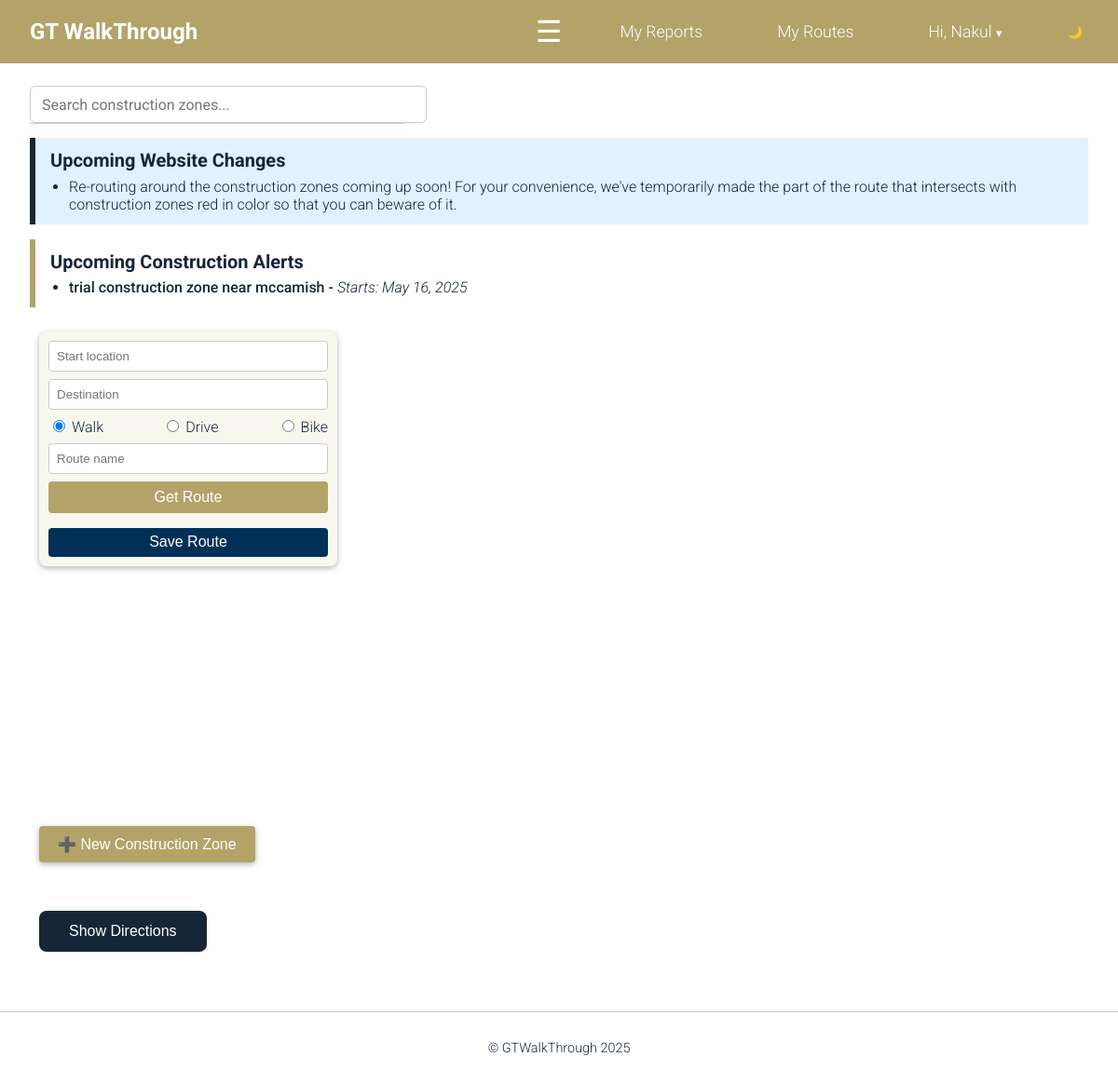
The page / (signed in) on the database its author committed.
### gtwt_app/models.py (models this page shows, shortened)
class ConstructionZone(models.Model):
    description = models.TextField()
    start_date = models.DateField()
    end_date = models.DateField()
    coordinates = models.JSONField()
    created_at = models.DateTimeField(auto_now_add=True)
    submitted_by = models.ForeignKey(User, on_delete=models.CASCADE, null=True, blank=True)
    is_verified = models.BooleanField(default=False)
    color = models.CharField(max_length=7, default=generate_random_color)

### gtwt_app/views.py (the view)
# urls.py: path('', views.home, name='home'),
def home(request):
    if request.user.is_authenticated:
        today = date.today()
        upcoming_zones = (
            ConstructionZone.objects
            .filter(start_date__gt=today)
            .order_by('start_date')[:3]
        )
        zone_names = list(ConstructionZone.objects.values_list('description', flat=True))
        return render(request, 'home.html', {
            'upcoming_zones': upcoming_zones,
            'google_maps_api_key': settings.GOOGLE_MAPS_API_KEY,
            'zone_names_json': json.dumps(zone_names, cls=DjangoJSONEncoder)
        })
    else:
        return render(request, 'about.html')

### gtwt_app/templates/home.html (shortened to what this page needs)
{% extends "base.html" %} {% load static %} {% block content %}
<div class="search-container">
  <input
    type="text"
    id="zone-search"
    placeholder="Search construction zones..."
  />
  <ul id="search-results" class="dropdown-list"></ul>
</div>
{% if upcoming_zones %}
<section
  class="announcement-banner"
  style="background-color: #e0f2ff; border-left: 6px solid #162639"
>
  <h3>Upcoming Website Changes</h3>
  <ul class="alert-list">
    <li>
      Re-routing around the construction zones coming up soon! For your
      convenience, we've temporarily made the part of the route that intersects
      with construction zones red in color so that you can beware of it.
    </li>
  </ul>
</section>
<section class="announcement-banner">
  <h3>Upcoming Construction Alerts</h3>
  <ul class="alert-list">
    {% for zone in upcoming_zones %}
    <li>
      <span class="alert-desc">
        {{ zone.description|truncatechars:60 }} -
      </span>
      <span class="alert-date">
        Starts: {{ zone.start_date|date:"M j, Y" }}
      </span>
    </li>
    {% endfor %}
  </ul>
</section>
{% endif %}
<div
  style="position: relative; width: 100%; height: 600px; margin-bottom: 2rem"
>
  <div
    style="
      position: absolute;
      top: 10px;
      left: 10px;
      z-index: 5;
      background: #f8f7ef;
      border-radius: 8px;
      padding: 10px;
      box-shadow: 0 2px 6px rgba(0, 0, 0, 0.3);
      display: flex;
      flex-direction: column;
      gap: 0.5rem;
      width: 300px;
    "
  >
    <input
      id="start"
      type="text"
      placeholder="Start location"
      style="padding: 0.5rem; border-radius: 4px; border: 1px solid #ccc"
    />
    <input
      id="end"
      type="text"
      placeholder="Destination"
      style="padding: 0.5rem; border-radius: 4px; border: 1px solid #ccc"
    />
    <div style="display: flex; justify-content: space-between">
      <label
        ><input type="radio" name="mode" value="WALKING" checked /> Walk</label
      >
      <label><input type="radio" name="mode" value="DRIVING" /> Drive</label>
      <label><input type="radio" name="mode" value="BICYCLING" /> Bike</label>
    </div>
    <input
      id="route-name"
      type="text"
      placeholder="Route name"
      style="padding: 0.5rem; border-radius: 4px; border: 1px solid #ccc"
    />
    <button
      onclick="calculateRoute()"
      style="
        padding: 0.5rem;
        background-color: #b3a369;
        color: white;
        border: none;
        border-radius: 4px;
        cursor: pointer;
        font-size: 16px;
      "
    >
      Get Route
    </button>
    <button
      id="save-route-btn"
      style="
        margin-top: 0rem;
        padding: 0.4rem 0.8rem;
        background: #003057;
        color: white;
        border: none;
        border-radius: 4px;
        cursor: pointer;
        font-size: 16px;
      "
    >
      Save Route
    </button>
  </div>
  <div id="map" style="width: 100%; height: 100%"></div>
  <button
    id="startDrawingBtn"
    style="
      position: absolute;
      bottom: 20px;
      left: 10px;
      z-index: 1000;
      background-color: #b3a369;
      color: white;
      border: none;
      padding: 10px 20px;
      font-size: 16px;
      border-radius: 4px;
      box-shadow: 0 2px 6px rgba(0, 0, 0, 0.3);
      cursor: pointer;
    "
  >
    ➕ New Construction Zone
  </button>
</div>
<div style="margin-top: 2rem; text-align: left">
  <button
    onclick="toggleSteps()"
    style="
      background: var(--clr-GT-blue);
      color: white;
      border: none;
      padding: 0.8rem 2rem;
      font-size: 16px;
      border-radius: 8px;
      cursor: pointer;
      transition: background-color 0.3s, transform 0.2s;
      margin-left: 10px; /* slight indent */
    "
    onmouseover="this.style.backgroundColor='#0e1c2a'; this.style.transform='scale(1.05)';"
    onmouseout="this.style.backgroundColor='var(--clr-GT-blue)'; this.style.transform='scale(1)';"
  >
    Show Directions
  </button>
</div>
{% endblock %}

### gtwt_app/templates/base.html (shortened to what this page needs)
<!DOCTYPE html>
<html lang="en">
  <head>
    {% load static %}
    <link rel="stylesheet" href="{% static 'css/style.css' %}" />
  </head>
  <body>
    <header>
      <nav class="navbar">
        <div style="display: flex; align-items: center; gap: 0.5rem">
          <a
            href="{% url 'home' %}"
            class="navbar-brand"
            style="
              color: white;
              text-decoration: none;
              font-weight: bold;
              font-size: 1.5rem;
            "
          >
            GT WalkThrough
          </a>
        </div>
        <button
          id="hamburger"
          style="
            background: none;
            border: none;
            color: white;
            font-size: 2rem;
            cursor: pointer;
          "
        >
          &#9776;
        </button>
        <ul
          class="nav-links"
          id="nav-links"
          style="list-style: none; margin: 0; align-items: center"
        >
          {% if user.is_authenticated %}
          <li>
            <a href="{% url 'my_reports' %}" class="nav-link-spacious"
              >My Reports</a
            >
          </li>
          <li>
            <a href="{% url 'my_routes' %}" class="nav-link-spacious"
              >My Routes</a
            >
          </li>
          <li style="position: relative; list-style: none">
            <a
              href="#"
              id="dropdownButton"
              style="
                color: white;
                text-decoration: none;
                padding: 0.5rem 1rem;
                display: inline-block;
                border-radius: 5px;
              "
            >
              Hi, {{ user.first_name }}
              <span style="font-size: 0.8rem">&#9662;</span>
            </a>
          </li>
          <button
            id="theme-toggle"
            style="
              cursor: pointer;
              background: none;
              border: none;
              color: white;
            "
          >
          </button>
          {% endif %}
        </ul>
      </nav>
    </header>
    <div class="content">
      {% block content %}{% endblock %}
    </div>
    <footer>
      <p>&copy; GTWalkThrough 2025</p>
    </footer>
  </body>
</html>

### gtwt_app/static/css/style.css (style rules this page uses)
:root { --clr-GT-blue: #162639; --clr-GT-gold: #B3A369; --clr-GT-gold-dark: #8f7b43; --clr-nav: var(--clr-GT-gold); --clr-bg: white; --clr-text: #162639; --fs-base: 1rem; --fs-lg: 1.5rem; --fs-xl: 2rem; --space-sm: 0.5rem; --space-md: 1rem; --space-lg: 2rem; }
body { font-family: "Roboto", sans-serif; margin: 0; padding: 0; background-color: var(--clr-bg); color: var(--clr-text); font-weight: 300; }
header { background-color: var(--clr-nav); padding: 0.5rem 0; }
nav { display: flex; justify-content: space-between; align-items: center; padding: 0 2rem; height: 20px; background-color: var(--clr-nav); }
.navbar { background-color: var(--clr-nav, #B3A369); padding: 1rem 2rem; display: flex; align-items: center; justify-content: space-between; }
.navbar-brand { font-size: 1.5rem; font-weight: bold; color: var(--clr-text); text-decoration: none; }
.nav-links a { color: white; text-decoration: none; font-size: 1.1rem; margin-right: 1rem; transition: background-color 0.3s ease; }
.nav-link-spacious { color: white; text-decoration-color: white; padding: 0.5rem 1rem; display: inline-block; transition: background-color 0.3s ease; }
#hamburger { display: none; }
.nav-link-spacious { color: var(--clr-text); text-decoration: none; padding: 0.5rem 1rem; display: inline-block; transition: background-color 0.3s ease; border-radius: 5px; }
#nav-links { display: flex; flex-direction: row; gap: 2rem; margin: 0; align-items: center; }
.content { padding: 0.5rem 2rem 2rem 2rem; }
footer { background-color: var(--clr-bg); padding: 1rem 0; margin-top: 2rem; text-align: center; font-size: 0.9rem; color: var(--clr-text); border-top: 1px solid #ccc; }
#nav-links { display: flex; flex-direction: row; align-items: center; gap: 2rem; margin: 0; }
#hamburger { display: flex; margin-left: auto; font-size: 2rem; background: none; border: none; color: var(--clr-text); cursor: pointer; }
.search-container { position: relative; max-width: 400px; width: 100%; margin: 1rem 0; z-index: 1001; }
#zone-search { width: 100%; padding: 0.6rem 0.75rem; font-size: 1rem; border: 1px solid #ccc; border-radius: 6px; box-shadow: 0 1px 3px rgba(0, 0, 0, 0.05); font-family: "Roboto", sans-serif; transition: border-color 0.2s ease, box-shadow 0.2s ease; }
#search-results { position: absolute; top: 100%; left: 0; width: 100%; background: white; border: 1px solid #ccc; border-top: none; border-radius: 0 0 6px 6px; max-height: 200px; overflow-y: auto; list-style: none; margin: 0; padding: 0; box-shadow: 0 4px 6px rgba(0,0,0,0.1); z-index: 1002; }
.announcement-banner { background-color: var(--clr-bg); border-left: 6px solid #B3A369; padding: 0.75rem 1rem; margin: 0 0 1rem 0; width: 100%; box-sizing: border-box; border-radius: 0; font-family: "Roboto", sans-serif; }
.announcement-banner h3 { color: #162639; font-size: 1.25rem; margin: 0 0 0.4rem 0; }
.alert-list { list-style: disc; padding-left: 1.25rem; margin: 0; font-size: 1rem; color: var(--clr-text); }
.alert-desc { font-weight: 500; color: var(--clr-text); }
.alert-date { font-style: italic; color: var(--clr-text); }
html, body { height: 100%; margin: 0; display: flex; flex-direction: column; }
.content { flex: 1; }

### rows shown on the page
ConstructionZone: description "trial construction zone near mccamish", start_date "May 16, 2025"

### other values the page prints
{{ user.first_name }} "Nakul"
